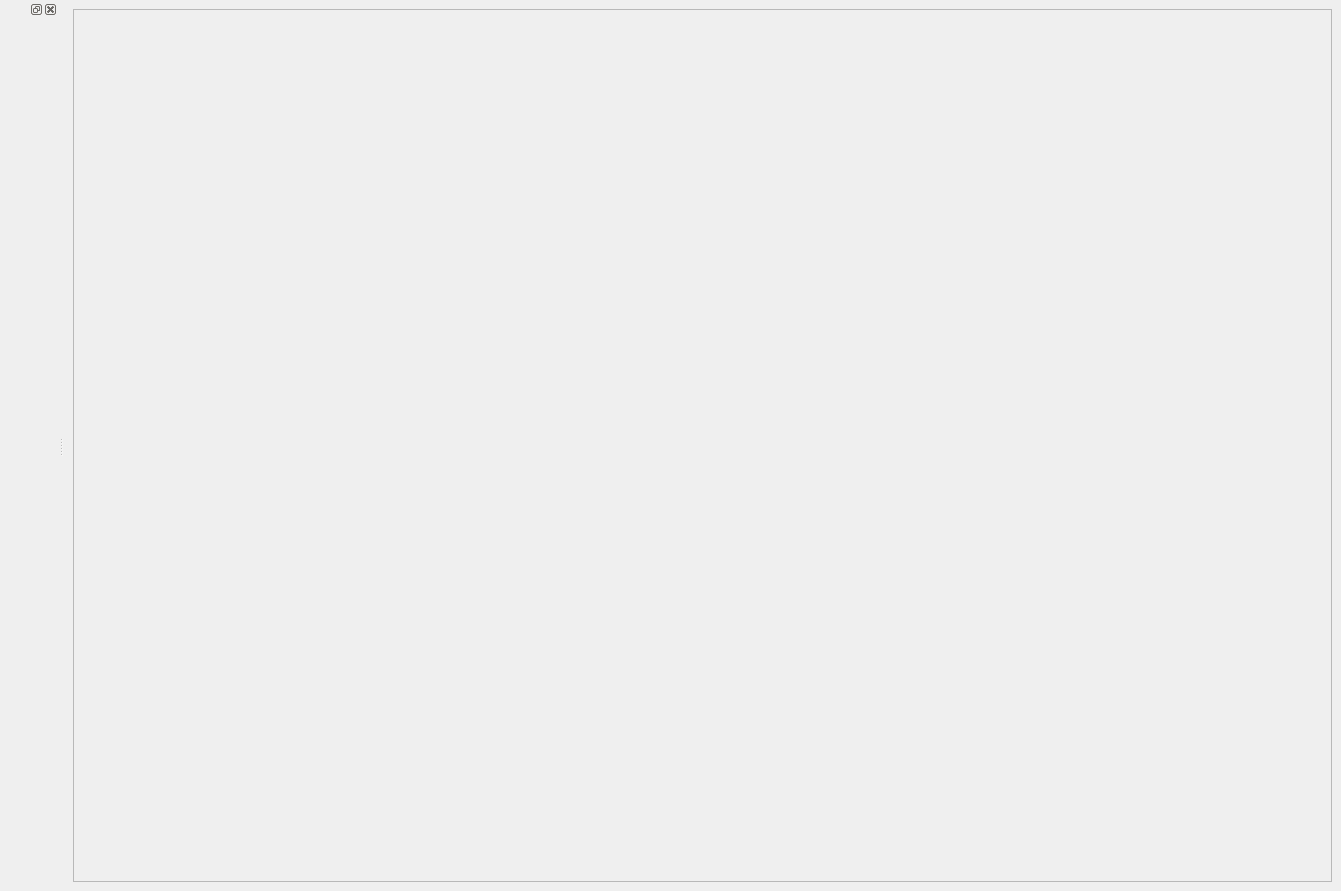
<?xml version="1.0" encoding="UTF-8"?>
<ui version="4.0">
 <class>AnimationWindow</class>
 <widget class="QMainWindow" name="AnimationWindow">
  <property name="geometry">
   <rect>
    <x>0</x>
    <y>0</y>
    <width>1341</width>
    <height>891</height>
   </rect>
  </property>
  <property name="windowTitle">
   <string>MainWindow</string>
  </property>
  <widget class="QWidget" name="centralwidget">
   <layout class="QHBoxLayout" name="horizontalLayout">
    <item>
     <widget class="QFrame" name="frame3d">
      <property name="frameShape">
       <enum>QFrame::StyledPanel</enum>
      </property>
      <property name="frameShadow">
       <enum>QFrame::Raised</enum>
      </property>
     </widget>
    </item>
   </layout>
  </widget>
  <widget class="QDockWidget" name="dockWidget">
   <attribute name="dockWidgetArea">
    <number>1</number>
   </attribute>
   <widget class="QWidget" name="dockWidgetContents"/>
  </widget>
 </widget>
 <resources/>
 <connections/>
</ui>
